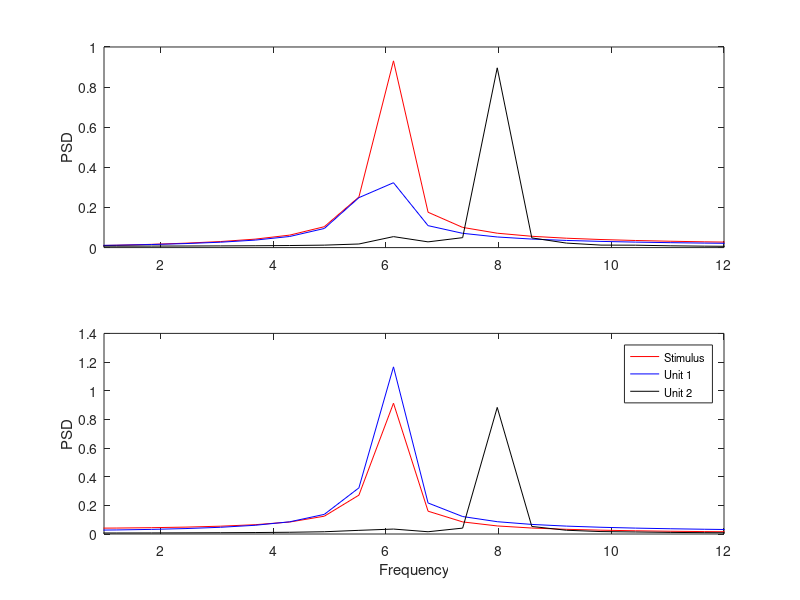

Here is the MATLAB script that generated this plot:
%%% codes for producing fig.5 in the following manuscript

% Baghdadi, G., Towhidkhah, F., & Rostami, R. (2018). 
% A mathematical model to mimic the shape of event related desynchronization/synchronization. 
% Journal of Theoretical Biology, 453, 117-124.

% ---------- NOTE: this code is for a genral model and some parts of it do not relate to this figure


clear all;%close all
inx=1;
t_DE=0;
%%% stimuli

d=1;
stimuli=d;
%visiual=1  %auditory=0
% Modality=[1 1 1 0 0 0 0 1 0 1 0 0 1 1 1 1 0 0 0 1 1 0 0 0 1 1 1 1 1 1 0 0 0 0 0 0 1 1 1 1];
Modality=1;
%%% First Step
A_S = 0;
w_S = 6;       

w_STM1_V=6;   % frequecy value that reperesents visual 1
w_STM2_V=8;   % frequecy value that reperesents visual 2
w_STM1_A=7;   % frequecy value that reperesents auditory 1
w_STM2_A=9;   % frequecy value that reperesents auditory 2

%--------------------------------------
landa_1_V=0.2;  % landa value in vanderpol eq. that reperesents visual 1
p_1_V =w_STM1_V; % frequecy (p) value in vanderpol eq. that reperesents visual 1
B_1_V= 1.5;   % coupling weight for visual 1

y_1_V=0.5;
x_1_V=0.5;
out_1_V(1)=y_1_V;

landa_2_V =0.2;  % landa value in vanderpol eq. that reperesents visual 2
p_2_V=w_STM2_V;  % frequecy (p) value in vanderpol eq. that reperesents visual 2
B_2_V=1.5; % coupling weight for visual 2

y_2_V=0.5;
x_2_V=0.5;
out_2_V(1)=y_2_V;

%-------------------------------------
landa_1_A=0.2;   % landa value in vanderpol eq. that reperesents auditory 1
p_1_A =w_STM1_A; % frequecy (p) value in vanderpol eq. that reperesents auditory 1
B_1_A=1.5; % coupling weight for auditory 1

y_1_A=0.5;
x_1_A=0.5;
out_1_A(1)=y_1_A;

landa_2_A =0.2;  % landa value in vanderpol eq. that reperesents auditory 2
p_2_A=w_STM2_A;  % frequecy (p) value in vanderpol eq. that reperesents auditory 2
B_2_A=1.5; % coupling weight for auditory 2

y_2_A=0.5;
x_2_A=0.5;
out_2_V(1)=y_2_A;

%-------------------------------------------
t_stim=0;
t_stim_pres=0;
t_ISI=0;
tt=0;
dt = 0.01;   %sample interval
t = -0.01;
T_present=70;  %stimulus presentation time
T_isi=100;  %inter stimulus interval
T_start=2;
T_end=(20*dt)+T_isi*(1/dt)*length(stimuli);
flag_start_stim=0;


for i= T_start:T_end
    t = t + dt;
    time(i)=t;
    %%%%%%%%%%%%%%%%%%%%%%%%%%%%%%%%%%%%%%
    %------------Stimulation-------------%
    %%%%%%%%%%%%%%%%%%%%%%%%%%%%%%%%%%%%%%
    if (t>20) & (t_stim_pres<T_present) & (t_ISI<T_isi)  %t=20 just delay for begining the test
            if flag_start_stim==0
                time_ST=t;
                flag_start_stim=1;
            end
            A_S=1;
            w_S =w_STM1_V; 
            STIM(i)=1;
    elseif (t_stim_pres>T_present) & (t_ISI<T_isi)    % the gap between two presentation
        flag_stimuli=0;
        flag_start_stim=0;
        Flag_decision=0;
        A_S=0;
        B_1_V=0;
        B_2_V=0;
        B_1_A=0;
        B_2_A=0;
        STIM(i)=0;
    elseif (t_ISI>T_isi)    % start new presentation
        t_ISI=0;
        t_stim_pres=0;
        count=count+1
        tt=0;
    end
    if (t>20)
        t_stim_pres=t_stim_pres+dt;
        t_ISI=t_ISI+dt;
    end
%%%%&&&
    k=0;
    %   input
    x_S= A_S * sin(w_S * t);
    input(i)=x_S;
    
   %% ------------------------------- %%
   %%%%%%%% Attention resourse %%%%%%%%%
   %-----------------------------------%
   % Visual Target and Non-Target
   x_1_V=dt*((landa_1_V-y_1_V.^2)*x_1_V-p_1_V.^2*y_1_V+...
       B_1_V*x_S)+...
       x_1_V;
   y_1_V = dt * (x_1_V) + y_1_V;
     
   out_1_V(i)=y_1_V;
        
   x_2_V=dt*((landa_2_V-y_2_V.^2)*x_2_V-p_2_V.^2*y_2_V+...
       B_2_V*x_S)+...         
       x_2_V;
   y_2_V = dt * (x_2_V) + y_2_V;
   
   out_2_V(i)=y_2_V;
   %----------------------------------%
   %----------------------------------%
   % Auditory Target and Non-Target
   x_1_A=dt*((landa_1_A-y_1_A.^2)*x_1_A-p_1_A.^2*y_1_A+...
       B_1_A*x_S)+...
       x_1_A;
   y_1_A = dt * (x_1_A) + y_1_A;
     
   out_1_A(i)=y_1_A;
        
   x_2_A=dt*((landa_2_A-y_2_A.^2)*x_2_A-p_2_A.^2*y_2_A+...
       B_2_A*x_S)+...         
       x_2_A;
   y_2_A = dt * (x_2_A) + y_2_A;
   
   out_2_A(i)=y_2_A;

end
%-----------------------------------------------------------------------
%%%%%%%% attention source
diff_1_V=diff(out_1_V);
diff_2_V=diff(out_2_V);

diff_1_A=diff(out_1_A);
diff_2_A=diff(out_2_A);

diff_in=diff(input);

k=1;
for i=1:length(diff_1_V)-1
    if (sign(diff_1_V(i))~=sign(diff_1_V(i+1))) && (out_1_V(i)>0)
        push_1_V(k)=out_1_V(i);
        index_1_V(k)=time(i);
        k=k+1;
    end
end
%%%
k=1;
for i=1:length(diff_2_V)-1
    if (sign(diff_2_V(i))~=sign(diff_2_V(i+1))) && (out_2_V(i)>0)
        push_2_V(k)=out_2_V(i);
        index_2_V(k)=time(i);
        k=k+1;
    end
end
%%%
k=1;
for i=1:length(diff_1_A)-1
    if (sign(diff_1_A(i))~=sign(diff_1_A(i+1))) && (out_1_A(i)>0)
        push_1_A(k)=out_1_A(i);
        index_1_A(k)=time(i);
        k=k+1;
    end
end

%%%
k=1;
for i=1:length(diff_2_A)-1
    if (sign(diff_2_A(i))~=sign(diff_2_A(i+1))) && (out_2_A(i)>0)
        push_2_A(k)=out_2_A(i);
        index_2_A(k)=time(i);
        k=k+1;
    end
end
%%%
k=1;
for i=1:length(diff_in)-1
    if (sign(diff_in(i))~=sign(diff_in(i+1))) && (input(i)>0)
        push_in(k)=input(i);
        index_in(k)=time(i);
        k=k+1;
    end
end



subplot(2,1,1);
%%%
tPLOT=1024;
nfft = 2^nextpow2(tPLOT);
Fs=1/dt;
L=tPLOT;
f = Fs/2*linspace(0,1,nfft/2+1)*2*pi;
%%%
Pxx = fft(input(2000:2000+tPLOT),nfft)/L;
plot(f,2*abs(Pxx(1:nfft/2+1)),'r') 
Pxx = fft(out_1_V(2000:2000+tPLOT),nfft)/L;
hold on
plot(f,2*abs(Pxx(1:nfft/2+1)),'b') 
Pxx = fft(out_2_V(2000:2000+tPLOT),nfft)/L;
plot(f,2*abs(Pxx(1:nfft/2+1)),'k') 
xlim([1 12])
set(gca,'FontSize',10)
ylabel('PSD')



subplot(2,1,2);
Pxx = fft(input(2000+3*tPLOT:2000+4*tPLOT),nfft)/L;
plot(f,2*abs(Pxx(1:nfft/2+1)),'r') 
Pxx = fft(out_1_V(2000+3*tPLOT:2000+4*tPLOT),nfft)/L;
hold on
plot(f,2*abs(Pxx(1:nfft/2+1)),'b') 
Pxx = fft(out_2_V(2000+3*tPLOT:2000+4*tPLOT),nfft)/L;
plot(f,2*abs(Pxx(1:nfft/2+1)),'k') 
xlim([1 12])
xlabel('Frequency')
ylabel('PSD')

set(gcf,'Color','white')
set(gca,'FontSize',10)

legend({'Stimulus','Unit 1','Unit 2'},'Location','Best','FontSize',8)

